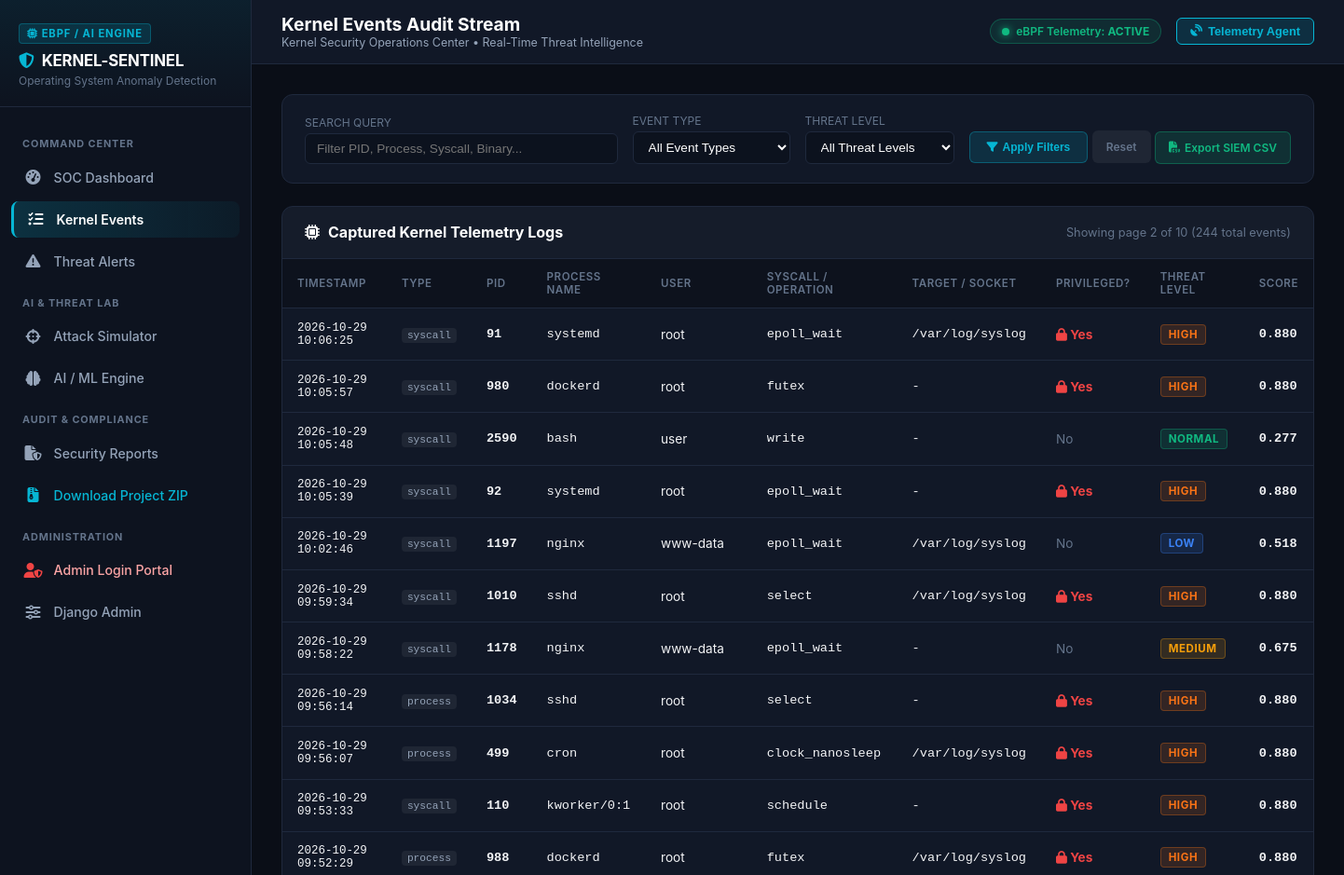
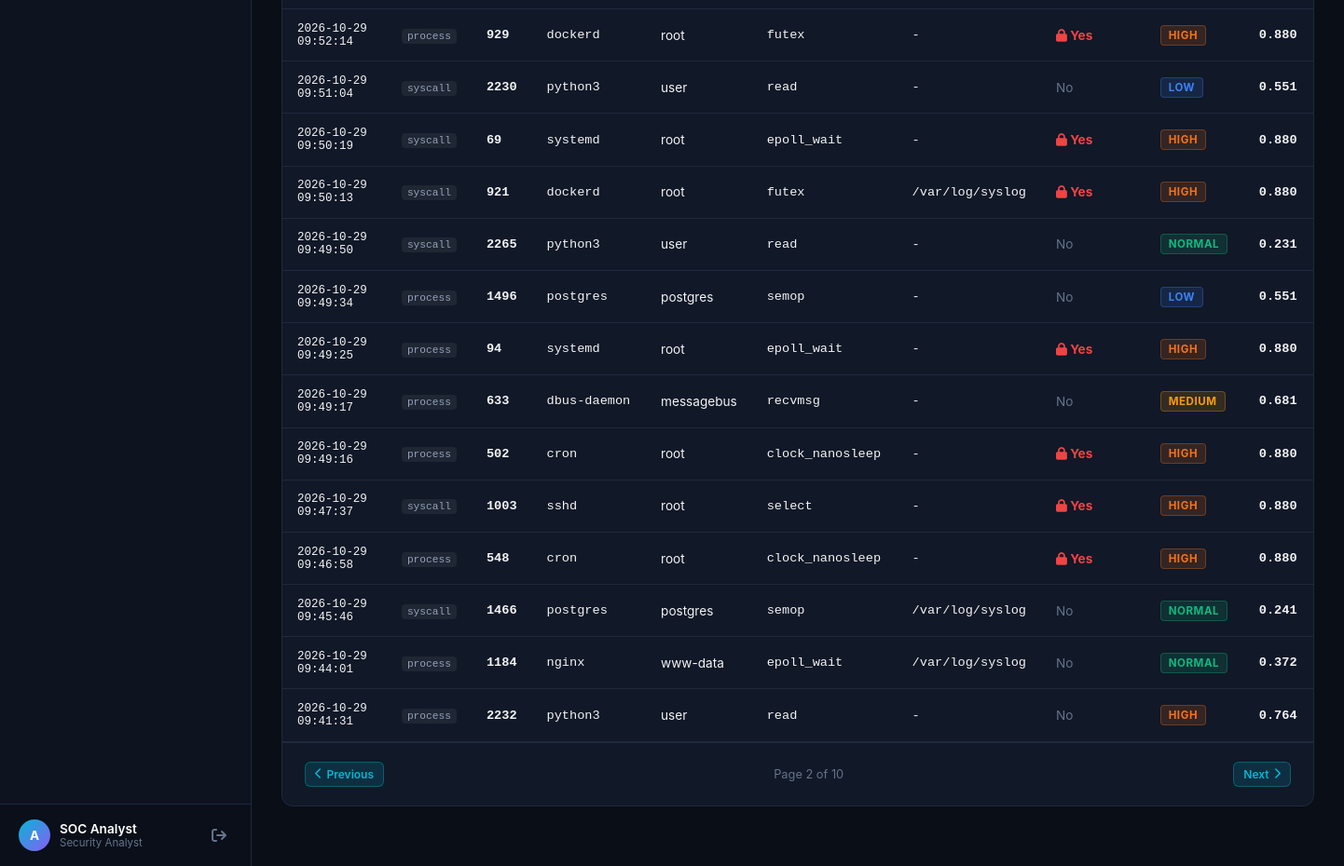
Screenshot of /events/?page=2&q=&type=&threat= (signed in) with the database file from the repository (2 pictures, top to bottom).
### monitoring/models.py (models this page shows, shortened)
class KernelEvent(models.Model):
    EVENT_TYPES = (
        ('syscall', 'System Call'),
        ('process', 'Process Event'),
        ('file', 'File Operation'),
        ('network', 'Network Connection'),
        ('privilege', 'Privilege Change'),
    )
    event_id = models.CharField(max_length=64, unique=True, default=uuid.uuid4, editable=False)
    event_type = models.CharField(max_length=20, choices=EVENT_TYPES, db_index=True)
    process_id = models.IntegerField(help_text="PID of the triggering process", db_index=True)
    process_name = models.CharField(max_length=255, db_index=True)
    parent_pid = models.IntegerField(null=True, blank=True)
    user = models.CharField(max_length=100, default='root')
    binary_path = models.CharField(max_length=512, blank=True, default='')
    syscall_name = models.CharField(max_length=100, blank=True, default='')
    target_path = models.CharField(max_length=512, blank=True, default='')
    ip_address = models.CharField(max_length=64, blank=True, default='')
    port = models.IntegerField(null=True, blank=True)
    is_privileged = models.BooleanField(default=False)
    timestamp = models.DateTimeField(auto_now_add=True, db_index=True)
    raw_data = models.JSONField(default=dict, blank=True)
    class Meta:
        ordering = ['-timestamp']

class AnomalyResult(models.Model):
    THREAT_LEVELS = (
        ('NORMAL', 'Normal Activity'),
        ('LOW', 'Low Risk'),
        ('MEDIUM', 'Medium Risk'),
        ('HIGH', 'High Risk'),
        ('CRITICAL', 'Critical Threat'),
    )
    event = models.OneToOneField(KernelEvent, on_delete=models.CASCADE, related_name='anomaly_result')
    anomaly_score = models.FloatField(help_text="Calculated anomaly score between 0.0 and 1.0")
    is_anomaly = models.BooleanField(default=False, db_index=True)
    threat_level = models.CharField(max_length=20, choices=THREAT_LEVELS, default='NORMAL', db_index=True)
    model_type = models.CharField(max_length=100, default='Isolation Forest')
    feature_vector = models.JSONField(default=dict, blank=True)
    explanation = models.JSONField(default=dict, blank=True, help_text="Top deviating feature contributions")
    detected_at = models.DateTimeField(auto_now_add=True)
    class Meta:
        ordering = ['-detected_at']

### monitoring/views.py (the view, shortened to what this page needs)
# urls.py: path('events/', views.events_view, name='events'),
@login_required
def events_view(request):
    event_type = request.GET.get('type', '')
    threat_level = request.GET.get('threat', '')
    search = request.GET.get('q', '').strip()
    events_qs = KernelEvent.objects.select_related('anomaly_result')
    if event_type:
        events_qs = events_qs.filter(event_type=event_type)
    if threat_level:
        events_qs = events_qs.filter(anomaly_result__threat_level=threat_level)
    paginator = Paginator(events_qs, 25)
    page_number = request.GET.get('page')
    page_obj = paginator.get_page(page_number)
    context = {
        'page_obj': page_obj,
        'event_type': event_type,
        'threat_level': threat_level,
        'search': search,
    }
    return render(request, 'monitoring/events.html', context)

### templates/monitoring/events.html (shortened to what this page needs)
{% extends "monitoring/base.html" %}
{% block page_title %}Kernel Events Audit Stream{% endblock %}
{% block content %}
<div class="soc-panel" style="padding: 1.25rem 1.5rem; margin-bottom: 1.5rem;">
    <form method="GET" action="{% url 'events' %}" style="display: flex; gap: 1rem; flex-wrap: wrap; align-items: flex-end;">
        <div style="flex: 1; min-width: 220px;">
            <label style="display: block; font-size: 0.75rem; color: var(--text-dim); margin-bottom: 4px; text-transform: uppercase;">Search Query</label>
            <input type="text" name="q" value="{{ search }}" placeholder="Filter PID, Process, Syscall, Binary..."
                   style="width: 100%; background: #0c121e; border: 1px solid var(--border-color); color: #fff; padding: 8px 12px; border-radius: 6px; font-size: 0.85rem;">
        </div>
        <div style="min-width: 160px;">
            <label style="display: block; font-size: 0.75rem; color: var(--text-dim); margin-bottom: 4px; text-transform: uppercase;">Event Type</label>
            <select name="type" style="width: 100%; background: #0c121e; border: 1px solid var(--border-color); color: #fff; padding: 8px 12px; border-radius: 6px; font-size: 0.85rem;">
                <option value="">All Event Types</option>
            </select>
        </div>
        <div style="min-width: 160px;">
            <label style="display: block; font-size: 0.75rem; color: var(--text-dim); margin-bottom: 4px; text-transform: uppercase;">Threat Level</label>
            <select name="threat" style="width: 100%; background: #0c121e; border: 1px solid var(--border-color); color: #fff; padding: 8px 12px; border-radius: 6px; font-size: 0.85rem;">
                <option value="">All Threat Levels</option>
            </select>
        </div>
        <div>
            <button type="submit" class="btn-action btn-view" style="padding: 9px 18px;">
                <i class="fa-solid fa-filter"></i> Apply Filters
            </button>
            <a href="{% url 'events' %}" class="btn-action" style="background: rgba(255,255,255,0.06); color: var(--text-dim); padding: 9px 14px;">Reset</a>
            <a href="{% url 'export_csv' %}" class="btn-action btn-resolve" style="padding: 9px 14px;">
                <i class="fa-solid fa-file-csv"></i> Export SIEM CSV
            </a>
        </div>
    </form>
</div>
<div class="soc-panel">
    <div class="soc-panel-header">
        <div class="soc-panel-title">
            <i class="fa-solid fa-microchip"></i>
            <span>Captured Kernel Telemetry Logs</span>
        </div>
        <div style="font-size: 0.8rem; color: var(--text-dim);">
            Showing page {{ page_obj.number }} of {{ page_obj.paginator.num_pages }} ({{ page_obj.paginator.count }} total events)
        </div>
    </div>
    <div style="overflow-x: auto;">
        <table class="soc-table">
            <thead>
                <tr>
                    <th>Timestamp</th>
                    <th>Type</th>
                    <th>PID</th>
                    <th>Process Name</th>
                    <th>User</th>
                    <th>Syscall / Operation</th>
                    <th>Target / Socket</th>
                    <th>Privileged?</th>
                    <th>Threat Level</th>
                    <th>Score</th>
                </tr>
            </thead>
            <tbody>
                {% for ev in page_obj %}
                <tr>
                    <td class="font-mono text-cyan" style="font-size: 0.78rem;">
                        {{ ev.timestamp|date:"Y-m-d H:i:s" }}
                    </td>
                    <td><span class="badge-type">{{ ev.event_type }}</span></td>
                    <td class="font-mono"><strong>{{ ev.process_id }}</strong></td>
                    <td class="font-mono">{{ ev.process_name }}</td>
                    <td>{{ ev.user }}</td>
                    <td class="font-mono text-dim">{{ ev.syscall_name|default:"-" }}</td>
                    <td class="font-mono text-dim" style="max-width: 220px; overflow: hidden; text-overflow: ellipsis; white-space: nowrap;" title="{{ ev.target_path|default:ev.ip_address }}">
                        {{ ev.target_path|default:ev.ip_address|default:"-" }}
                    </td>
                    <td>
                        {% if ev.is_privileged %}
                            <span style="color: var(--accent-crimson); font-weight: 700;"><i class="fa-solid fa-lock"></i> Yes</span>
                        {% else %}
                            <span style="color: var(--text-dim);">No</span>
                        {% endif %}
                    </td>
                    <td>
                        {% if ev.anomaly_result %}
                            <span class="badge-threat badge-{{ ev.anomaly_result.threat_level }}">{{ ev.anomaly_result.threat_level }}</span>
                        {% else %}
                            <span class="badge-threat badge-NORMAL">NORMAL</span>
                        {% endif %}
                    </td>
                    <td class="font-mono" style="font-weight: 700;">
                        {% if ev.anomaly_result %}
                            {{ ev.anomaly_result.anomaly_score|floatformat:3 }}
                        {% else %}
                            0.02
                        {% endif %}
                    </td>
                </tr>
                {% empty %}
                <tr>
                    <td colspan="10" style="text-align: center; color: var(--text-dim); padding: 3rem;">
                        No kernel events found matching your search criteria.
                    </td>
                </tr>
                {% endfor %}
            </tbody>
        </table>
    </div>
    {% if page_obj.has_other_pages %}
    <div style="padding: 1.25rem 1.5rem; display: flex; justify-content: space-between; align-items: center; border-top: 1px solid var(--border-color);">
        <div>
            {% if page_obj.has_previous %}
                <a href="?page={{ page_obj.previous_page_number }}&q={{ search }}&type={{ event_type }}&threat={{ threat_level }}" class="btn-action btn-view">
                    <i class="fa-solid fa-chevron-left"></i> Previous
                </a>
            {% endif %}
        </div>
        <div style="font-size: 0.8rem; color: var(--text-dim);">
            Page {{ page_obj.number }} of {{ page_obj.paginator.num_pages }}
        </div>
        <div>
            {% if page_obj.has_next %}
                <a href="?page={{ page_obj.next_page_number }}&q={{ search }}&type={{ event_type }}&threat={{ threat_level }}" class="btn-action btn-view">
                    Next <i class="fa-solid fa-chevron-right"></i>
                </a>
            {% endif %}
        </div>
    </div>
    {% endif %}
</div>
{% endblock %}

### templates/monitoring/base.html (shortened to what this page needs)
<!DOCTYPE html>
<html lang="en">
<head>
    <link rel="stylesheet" href="https://cdnjs.cloudflare.com/ajax/libs/font-awesome/6.5.1/css/all.min.css">
    <link rel="stylesheet" href="/static/css/cyber_soc.css">
</head>
<body>
    <aside class="soc-sidebar">
        <div class="sidebar-header">
            <span class="brand-badge"><i class="fa-solid fa-microchip"></i> eBPF / AI Engine</span>
            <div class="brand-title">
                <i class="fa-solid fa-shield-halved"></i>
                <span>KERNEL-SENTINEL</span>
            </div>
            <div class="brand-subtitle">Operating System Anomaly Detection</div>
        </div>
        <nav class="sidebar-nav">
            <div class="nav-section-label">Command Center</div>
            <a href="{% url 'dashboard' %}" class="soc-nav-link {% if request.resolver_match.url_name == 'dashboard' %}active{% endif %}">
                <i class="fa-solid fa-gauge-high"></i>
                <span>SOC Dashboard</span>
            </a>
            <a href="{% url 'events' %}" class="soc-nav-link {% if request.resolver_match.url_name == 'events' %}active{% endif %}">
                <i class="fa-solid fa-list-check"></i>
                <span>Kernel Events</span>
            </a>
            <a href="{% url 'alerts' %}" class="soc-nav-link {% if request.resolver_match.url_name == 'alerts' %}active{% endif %}">
                <i class="fa-solid fa-triangle-exclamation"></i>
                <span>Threat Alerts</span>
            </a>
            <div class="nav-section-label">AI & Threat Lab</div>
            <a href="{% url 'simulator' %}" class="soc-nav-link {% if request.resolver_match.url_name == 'simulator' %}active{% endif %}">
                <i class="fa-solid fa-crosshairs"></i>
                <span>Attack Simulator</span>
            </a>
            <a href="{% url 'model_management' %}" class="soc-nav-link {% if request.resolver_match.url_name == 'model_management' %}active{% endif %}">
                <i class="fa-solid fa-brain"></i>
                <span>AI / ML Engine</span>
            </a>
            <div class="nav-section-label">Audit & Compliance</div>
            <a href="{% url 'reports' %}" class="soc-nav-link {% if request.resolver_match.url_name == 'reports' %}active{% endif %}">
                <i class="fa-solid fa-file-shield"></i>
                <span>Security Reports</span>
            </a>
            <a href="{% url 'download_zip' %}" class="soc-nav-link" style="color: var(--accent-cyan);">
                <i class="fa-solid fa-file-zipper"></i>
                <span>Download Project ZIP</span>
            </a>
            <div class="nav-section-label">Administration</div>
            <a href="{% url 'admin_login' %}" class="soc-nav-link" style="color: #fca5a5;">
                <i class="fa-solid fa-user-shield" style="color: var(--accent-crimson);"></i>
                <span>Admin Login Portal</span>
            </a>
            <a href="{% url 'admin:index' %}" target="_blank" class="soc-nav-link">
                <i class="fa-solid fa-sliders"></i>
                <span>Django Admin</span>
            </a>
        </nav>
        <div class="sidebar-footer">
            <div class="user-profile">
                <div class="user-info">
                    <div class="user-avatar">
                        {{ request.user.username|make_list|first|upper }}
                    </div>
                    <div>
                        <div class="user-name">{{ request.user.get_full_name|default:request.user.username }}</div>
                        <div class="user-role">
                            {% if request.user.is_superuser %}Lead Admin{% else %}Security Analyst{% endif %}
                        </div>
                    </div>
                </div>
                <a href="{% url 'logout' %}" class="btn-logout" title="Sign Out">
                    <i class="fa-solid fa-arrow-right-from-bracket"></i>
                </a>
            </div>
        </div>
    </aside>
    <main class="soc-main">
        <header class="soc-topbar">
            <div class="topbar-left">
                <div class="soc-title-section">
                    <h1>{% block page_title %}Security Operations Center{% endblock %}</h1>
                    <p>Kernel Security Operations Center &bull; Real-Time Threat Intelligence</p>
                </div>
            </div>
            <div class="topbar-right">
                <div class="pulse-badge">
                    <div class="pulse-dot"></div>
                    <span>eBPF Telemetry: <strong>ACTIVE</strong></span>
                </div>
                <button id="btn-toggle-probe" class="btn-probe-toggle" title="Toggle background telemetry agent">
                    <i class="fa-solid fa-satellite-dish"></i>
                    <span>Telemetry Agent</span>
                </button>
            </div>
        </header>
        <div class="soc-container">
            {% block content %}{% endblock %}
        </div>
    </main>
</body>
</html>

### rows the page displays
KernelEvent: timestamp "2026-10-29 10:06:25", event_type "syscall", process_id "91", process_name "systemd", user "root", syscall_name "epoll_wait", target_path "/var/log/syslog", is_privileged True (drawn), anomaly_result.threat_level "HIGH", anomaly_result.anomaly_score "0.880"
KernelEvent: timestamp "2026-10-29 10:05:57", event_type "syscall", process_id "980", process_name "dockerd", user "root", syscall_name "futex", target_path "-", is_privileged True (drawn), anomaly_result.threat_level "HIGH", anomaly_result.anomaly_score "0.880"
KernelEvent: timestamp "2026-10-29 10:05:48", event_type "syscall", process_id "2590", process_name "bash", user "user", syscall_name "write", target_path "-", is_privileged "No", anomaly_result.threat_level "NORMAL", anomaly_result.anomaly_score "0.277"
KernelEvent: timestamp "2026-10-29 10:05:39", event_type "syscall", process_id "92", process_name "systemd", user "root", syscall_name "epoll_wait", target_path "-", is_privileged True (drawn), anomaly_result.threat_level "HIGH", anomaly_result.anomaly_score "0.880"
KernelEvent: timestamp "2026-10-29 10:02:46", event_type "syscall", process_id "1197", process_name "nginx", user "www-data", syscall_name "epoll_wait", target_path "/var/log/syslog", is_privileged "No", anomaly_result.threat_level "LOW", anomaly_result.anomaly_score "0.518"
KernelEvent: timestamp "2026-10-29 09:59:34", event_type "syscall", process_id "1010", process_name "sshd", user "root", syscall_name "select", target_path "/var/log/syslog", is_privileged True (drawn), anomaly_result.threat_level "HIGH", anomaly_result.anomaly_score "0.880"
KernelEvent: timestamp "2026-10-29 09:58:22", event_type "syscall", process_id "1178", process_name "nginx", user "www-data", syscall_name "epoll_wait", target_path "-", is_privileged "No", anomaly_result.threat_level "MEDIUM", anomaly_result.anomaly_score "0.675"
KernelEvent: timestamp "2026-10-29 09:56:14", event_type "process", process_id "1034", process_name "sshd", user "root", syscall_name "select", target_path "-", is_privileged True (drawn), anomaly_result.threat_level "HIGH", anomaly_result.anomaly_score "0.880"
KernelEvent: timestamp "2026-10-29 09:56:07", event_type "process", process_id "499", process_name "cron", user "root", syscall_name "clock_nanosleep", target_path "/var/log/syslog", is_privileged True (drawn), anomaly_result.threat_level "HIGH", anomaly_result.anomaly_score "0.880"
KernelEvent: timestamp "2026-10-29 09:53:33", event_type "syscall", process_id "110", process_name "kworker/0:1", user "root", syscall_name "schedule", target_path "-", is_privileged True (drawn), anomaly_result.threat_level "HIGH", anomaly_result.anomaly_score "0.880"
KernelEvent: timestamp "2026-10-29 09:52:29", event_type "process", process_id "988", process_name "dockerd", user "root", syscall_name "futex", target_path "/var/log/syslog", is_privileged True (drawn), anomaly_result.threat_level "HIGH", anomaly_result.anomaly_score "0.880"
KernelEvent: timestamp "2026-10-29 09:52:14", event_type "process", process_id "929", process_name "dockerd", user "root", syscall_name "futex", target_path "-", is_privileged True (drawn), anomaly_result.threat_level "HIGH", anomaly_result.anomaly_score "0.880"
KernelEvent: timestamp "2026-10-29 09:51:04", event_type "syscall", process_id "2230", process_name "python3", user "user", syscall_name "read", target_path "-", is_privileged "No", anomaly_result.threat_level "LOW", anomaly_result.anomaly_score "0.551"
KernelEvent: timestamp "2026-10-29 09:50:19", event_type "syscall", process_id "69", process_name "systemd", user "root", syscall_name "epoll_wait", target_path "-", is_privileged True (drawn), anomaly_result.threat_level "HIGH", anomaly_result.anomaly_score "0.880"
KernelEvent: timestamp "2026-10-29 09:50:13", event_type "syscall", process_id "921", process_name "dockerd", user "root", syscall_name "futex", target_path "/var/log/syslog", is_privileged True (drawn), anomaly_result.threat_level "HIGH", anomaly_result.anomaly_score "0.880"
KernelEvent: timestamp "2026-10-29 09:49:50", event_type "syscall", process_id "2265", process_name "python3", user "user", syscall_name "read", target_path "-", is_privileged "No", anomaly_result.threat_level "NORMAL", anomaly_result.anomaly_score "0.231"
KernelEvent: timestamp "2026-10-29 09:49:34", event_type "process", process_id "1496", process_name "postgres", user "postgres", syscall_name "semop", target_path "-", is_privileged "No", anomaly_result.threat_level "LOW", anomaly_result.anomaly_score "0.551"
KernelEvent: timestamp "2026-10-29 09:49:25", event_type "process", process_id "94", process_name "systemd", user "root", syscall_name "epoll_wait", target_path "-", is_privileged True (drawn), anomaly_result.threat_level "HIGH", anomaly_result.anomaly_score "0.880"
KernelEvent: timestamp "2026-10-29 09:49:17", event_type "process", process_id "633", process_name "dbus-daemon", user "messagebus", syscall_name "recvmsg", target_path "-", is_privileged "No", anomaly_result.threat_level "MEDIUM", anomaly_result.anomaly_score "0.681"
KernelEvent: timestamp "2026-10-29 09:49:16", event_type "process", process_id "502", process_name "cron", user "root", syscall_name "clock_nanosleep", target_path "-", is_privileged True (drawn), anomaly_result.threat_level "HIGH", anomaly_result.anomaly_score "0.880"
KernelEvent: timestamp "2026-10-29 09:47:37", event_type "syscall", process_id "1003", process_name "sshd", user "root", syscall_name "select", target_path "-", is_privileged True (drawn), anomaly_result.threat_level "HIGH", anomaly_result.anomaly_score "0.880"
KernelEvent: timestamp "2026-10-29 09:46:58", event_type "process", process_id "548", process_name "cron", user "root", syscall_name "clock_nanosleep", target_path "-", is_privileged True (drawn), anomaly_result.threat_level "HIGH", anomaly_result.anomaly_score "0.880"
KernelEvent: timestamp "2026-10-29 09:45:46", event_type "syscall", process_id "1466", process_name "postgres", user "postgres", syscall_name "semop", target_path "/var/log/syslog", is_privileged "No", anomaly_result.threat_level "NORMAL", anomaly_result.anomaly_score "0.241"
KernelEvent: timestamp "2026-10-29 09:44:01", event_type "process", process_id "1184", process_name "nginx", user "www-data", syscall_name "epoll_wait", target_path "/var/log/syslog", is_privileged "No", anomaly_result.threat_level "NORMAL", anomaly_result.anomaly_score "0.372"
KernelEvent: timestamp "2026-10-29 09:41:31", event_type "process", process_id "2232", process_name "python3", user "user", syscall_name "read", target_path "-", is_privileged "No", anomaly_result.threat_level "HIGH", anomaly_result.anomaly_score "0.764"

### other values shown
{{ request.user.username|make_list|first|upper }} "A"
{{ request.user.get_full_name|default:request.user.username }} "SOC Analyst"
{{ page_obj.number }} "2"
{{ page_obj.paginator.num_pages }} "10"
{{ page_obj.paginator.count }} "244"
